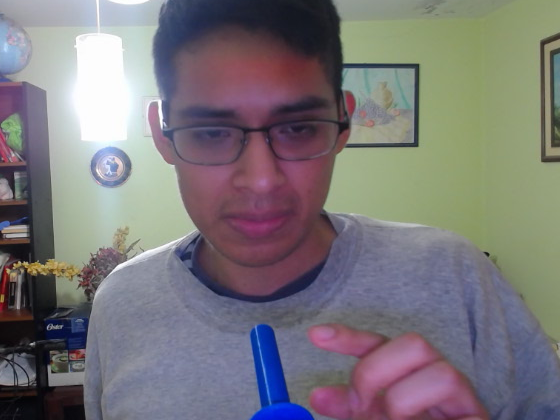
#> input picture codigocomputadoraalcoholrostro/test_fr_tkinter_tcpip/facerecognition/img_ppt_2.png, 560 x 420 px
$ python hog_image.py
#> lines starting #> are read from the running program, lines starting #| are printed output that depends on the picture
import cv2
import numpy as np
import matplotlib.pyplot as plt
from skimage.feature import hog

def visualize_hog(image_path):
    # Load the image
#> called with image_path = 'img_ppt_2.png'
    image = cv2.imread(image_path)
#> image is the input picture: shape (420, 560, 3); mean B, G, R 122.1, 118.8, 122.6

    # Convert the image to grayscale
    gray = cv2.cvtColor(image, cv2.COLOR_BGR2GRAY)
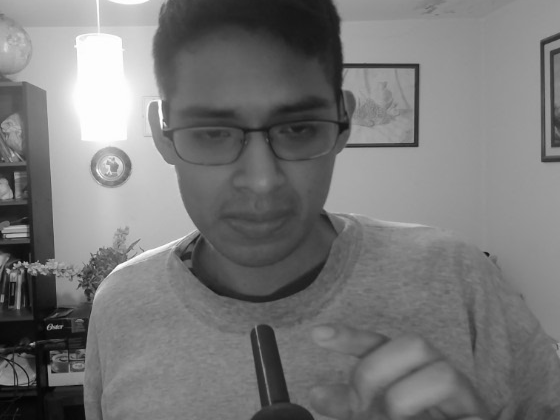
#> gray: shape (420, 560); min 3, max 255, mean 120.3

    # Compute the HOG descriptor for the image
    _, hog_image = hog(gray, orientations=9, pixels_per_cell=(8, 8), cells_per_block=(2, 2), visualize=True, block_norm='L2-Hys')
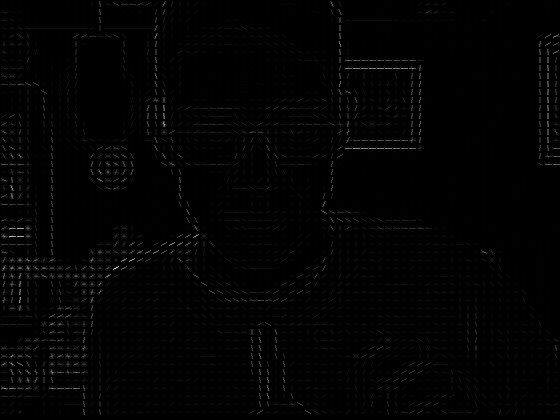
#> hog_image: shape (420, 560) float64; min 0, max 66.48, mean 0.7; drawn with min black and max white

    # Plot the original image and HOG image
    fig, (ax1, ax2) = plt.subplots(1, 2, figsize=(12, 6))
    ax1.imshow(cv2.cvtColor(image, cv2.COLOR_BGR2RGB))
    ax1.set_title('Imagen de entrada')
    ax1.axis('off')

    ax2.imshow(hog_image, cmap='gray')
    ax2.set_title('Imagen HOG')
    ax2.axis('off')

    plt.show()
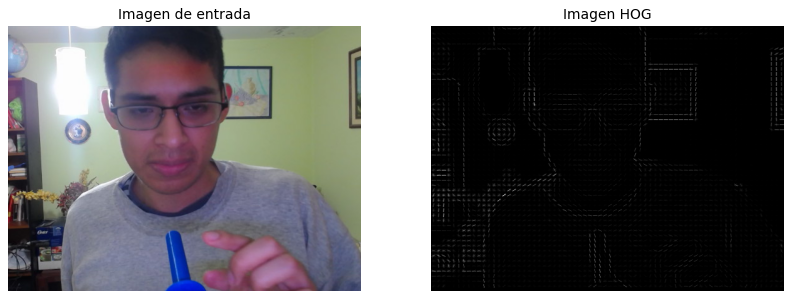
#> figure drawn by matplotlib, 2 panels

# Example usage
if __name__ == "__main__":
    image_path = "img_ppt_2.png"
    visualize_hog(image_path)

$ run again, with codigocomputadoraalcoholrostro/test_fr_tkinter_tcpip/facerecognition/img_ppt_1.png copied over codigocomputadoraalcoholrostro/test_fr_tkinter_tcpip/facerecognition/img_ppt_2.png
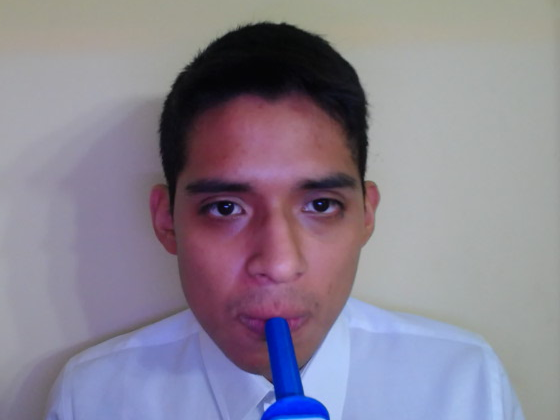
#> input picture codigocomputadoraalcoholrostro/test_fr_tkinter_tcpip/facerecognition/img_ppt_1.png, 560 x 420 px
#> in visualize_hog, image is the input picture: shape (420, 560, 3); mean B, G, R 146, 131.2, 137.7
#> in visualize_hog, `_, hog_image = hog(gray, orientations=9, pixels_per_cell=(8, 8), cells..`:
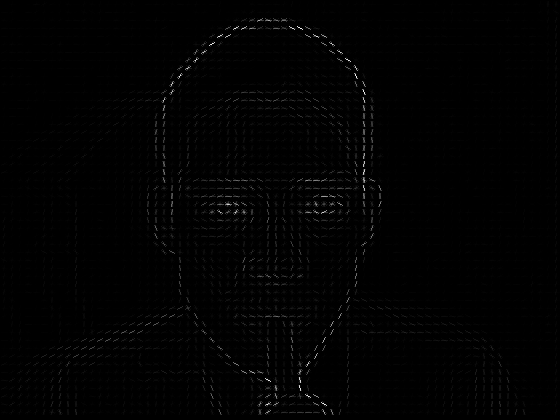
#> hog_image: shape (420, 560) float64; min 0, max 38.5, mean 0.3; drawn with min black and max white
#> in visualize_hog, `plt.show()`:
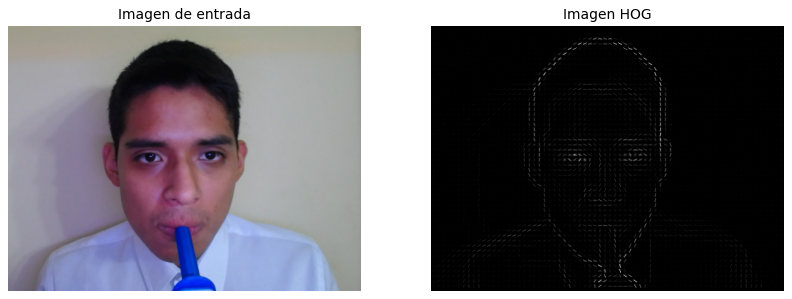
#> figure drawn by matplotlib, 2 panels
